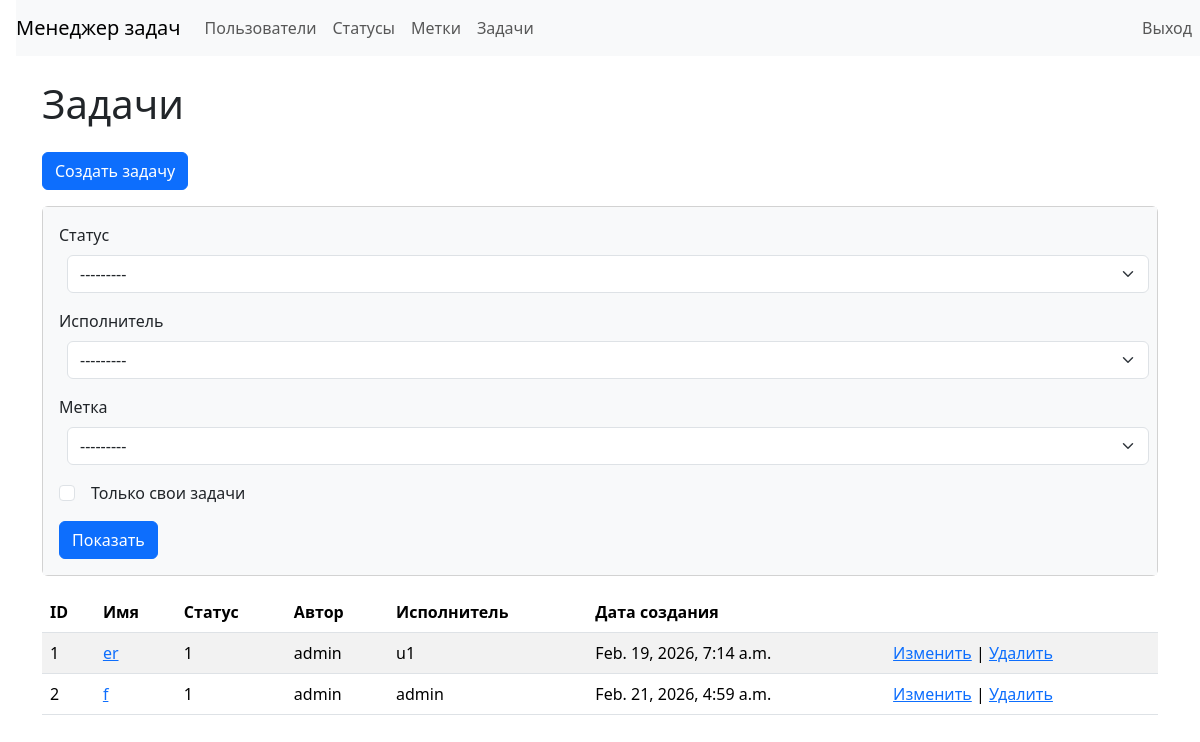
The page /tasks/ (signed in) on the database as committed earlier.
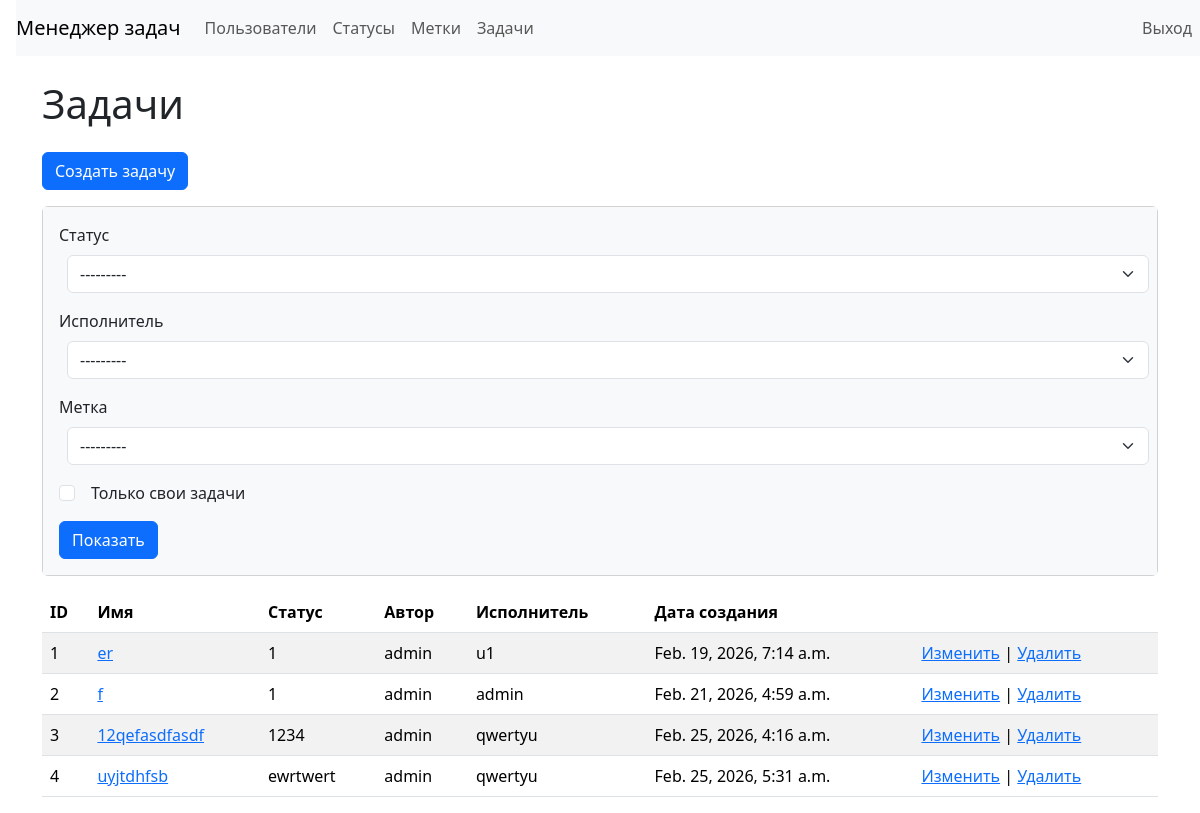
The same page on the database as committed later.
### src/task_manager/models.py (models this page shows, shortened)
class Task(models.Model):
    name = models.CharField(max_length=255, verbose_name='Имя')
    description = models.TextField(blank=True, verbose_name='Описание')
    status = models.ForeignKey(
        Status,
        on_delete=models.PROTECT,
        verbose_name='Статус',
    )
    author = models.ForeignKey(
        settings.AUTH_USER_MODEL,
        on_delete=models.PROTECT,
        related_name='created_tasks',
        verbose_name='Автор',
    )
    executor = models.ForeignKey(
        settings.AUTH_USER_MODEL,
        on_delete=models.PROTECT,
        related_name='executed_tasks',
        null=True,
        blank=True,
        verbose_name='Исполнитель',
    )
    labels = models.ManyToManyField(
        Label,
        blank=True,
        related_name='tasks',
        verbose_name='Метки')
    created_at = models.DateTimeField(
        auto_now_add=True,
        verbose_name='Дата создания',
    )

class Status(models.Model):
    name = models.CharField(max_length=255, unique=True, verbose_name='Имя')
    created_at = models.DateTimeField(auto_now_add=True, verbose_name='Дата создания')
    def __str__(self) -> str:
        return self.name

### src/task_manager/views/tasks.py (the view)
# urls.py: path('tasks/', TaskListView.as_view(), name='tasks_list'),
class TaskListView(LoginRequiredMixin, FilterView):
    model = Task
    template_name = "tasks/list.html"
    context_object_name = "tasks"
    filterset_class = TaskFilter
    queryset = (
        Task.objects.select_related("status", "author", "executor")
        .prefetch_related("labels")
        .order_by("id")
    )

### src/task_manager/models.py (called while the page is built)
    def __str__(self) -> str:
        return self.name

### src/templates/tasks/list.html
{% extends "layouts/base.html" %}
{% block content %}
<h1 class="my-4">Задачи</h1>
<a class="btn btn-primary mb-3" href="{% url 'task_create' %}" role="button">Создать задачу</a>
<div class="card mb-3">
    <div class="card-body bg-light">
        <form class="form-inline center" method="get">
            <div class="mb-3">
                <label class="form-label" for="{{ filter.form.status.id_for_label }}">Статус</label>
                {{ filter.form.status }}
            </div>
            <div class="mb-3">
                <label class="form-label" for="{{ filter.form.executor.id_for_label }}">Исполнитель</label>
                {{ filter.form.executor }}
            </div>
            <div class="mb-3">
                <label class="form-label" for="{{ filter.form.label.id_for_label }}">Метка</label>
                {{ filter.form.label }}
            </div>
            <div class="mb-3">
                <div class="form-check">
                    {{ filter.form.self_tasks }}
                    <label class="form-check-label" for="{{ filter.form.self_tasks.id_for_label }}">Только свои
                        задачи</label>
                </div>
            </div>
            <input class="btn btn-primary" type="submit" value="Показать">
        </form>
    </div>
</div>
<table class="table table-striped">
    <thead>
        <tr>
            <th>ID</th>
            <th>Имя</th>
            <th>Статус</th>
            <th>Автор</th>
            <th>Исполнитель</th>
            <th>Дата создания</th>
            <th></th>
        </tr>
    </thead>
    <tbody>
        {% for task in tasks %}
        <tr>
            <td>{{ task.id }}</td>
            <td><a href="{% url 'task_show' task.id %}">{{ task.name }}</a></td>
            <td>{{ task.status }}</td>
            <td>{{ task.author }}</td>
            <td>{{ task.executor|default:"—" }}</td>
            <td>{{ task.created_at }}</td>
            <td>
                <a href="{% url 'task_update' task.id %}">Изменить</a>
                |
                <a href="{% url 'task_delete' task.id %}">Удалить</a>
            </td>
        </tr>
        {% empty %}
        <tr>
            <td colspan="7">Нет задач</td>
        </tr>
        {% endfor %}
    </tbody>
</table>
{% endblock %}

### src/templates/layouts/base.html (shortened to what this page needs)
<!DOCTYPE html>
<html lang="ru-ru">
<head>
  <link rel="stylesheet" href="https://cdn.jsdelivr.net/npm/bootstrap@5.3.3/dist/css/bootstrap.min.css"
>
</head>
<body class="d-flex flex-column min-vh-100">
  <nav class="navbar navbar-expand-lg navbar-light bg-light ms-3">
    <a class="navbar-brand" href="{% url 'index' %}">Менеджер задач</a>
    <div class="collapse navbar-collapse" id="navbarToggleExternalContent">
      <ul class="navbar-nav me-auto">
        <li class="nav-item">
          <a class="nav-link" href="{% url 'users_list' %}">Пользователи</a>
        </li>
        {% if user.is_authenticated %}
        <li class="nav-item">
          <a class="nav-link" href="{% url 'statuses_list' %}">Статусы</a>
        </li>
        <li class="nav-item">
          <a class="nav-link" href="{% url 'labels_list' %}">Метки</a>
        </li>
        <li class="nav-item">
          <a class="nav-link" href="{% url 'tasks_list' %}">Задачи</a>
        </li>
        {% endif %}
      </ul>
      <ul class="navbar-nav">
        {% if user.is_authenticated %}
        <form action="{% url 'logout' %}" method="post">
          <input class="btn nav-link" type="submit" value="Выход">
        </form>
        {% endif %}
      </ul>
    </div>
  </nav>
  <div class="container wrapper flex-grow-1">
    {% block content %}{% endblock %}
  </div>
</body>
</html>

Rows that differ between the two databases and show on the page:
added Task: id "3", name "12qefasdfasdf", status "1234", author "admin", executor "qwertyu", created_at "Feb. 25, 2026, 4:16 a.m."
added Task: id "4", name "uyjtdhfsb", status "ewrtwert", author "admin", executor "qwertyu", created_at "Feb. 25, 2026, 5:31 a.m."
